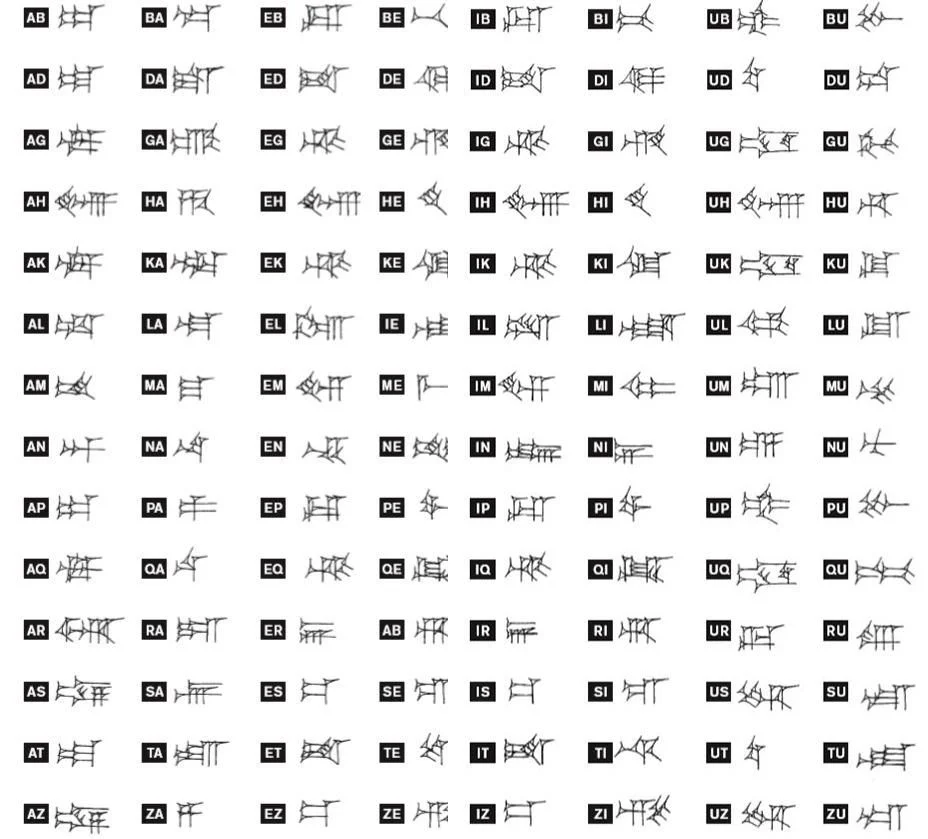
#> input picture deployment/s3_files/prompts/cuneiform_analyzer/few-shot-images/Cuneiform-chart-without-simple-vowels-928x839.webp, 928 x 839 px; its folder holds only this picture in this run
$ python -i enhancement_tools.py   (imports and definitions only)   (older library calls are emulated)
#> lines starting #> are read from the running program, lines starting #| are printed output that depends on the picture
"""
Enhancement Tools for Agentic Image Enhancement
=================================================

Modular, individually-callable image operations designed to be invoked
by a vision LLM through tool use. Each operation:

  - Accepts a numpy array (RGB) and parameters
  - Supports optional region-based application (normalized 0-1 coords)
  - Returns the modified image as a numpy array (RGB)

These are the "hands" the LLM uses to manipulate images. The LLM acts
as the "eyes and brain" — deciding which tools to call, in what order,
and with what parameters based on its visual assessment.

Architecture:
    ┌─────────────────┐
    │  Vision LLM     │  ← Sees image, decides what's wrong
    │  (Claude, etc.) │
    └────────┬────────┘
             │ tool_use: enhance_image(operations=[...])
             ▼
    ┌─────────────────┐
    │ Enhancement     │  ← Executes requested operations
    │ Tools (this)    │
    └────────┬────────┘
             │ returns enhanced image
             ▼
    ┌─────────────────┐
    │  Vision LLM     │  ← Compares original vs enhanced
    │  (comparison)   │
    └─────────────────┘

Author: BADGERS Document Processing Pipeline
"""

from dataclasses import dataclass
from typing import Optional, Tuple, List, Dict, Any, Union, cast
from pathlib import Path
import logging
import base64
import cv2
import numpy as np
from PIL import Image, ImageEnhance

logger = logging.getLogger(__name__)


# =============================================================================
# Data Classes
# =============================================================================


@dataclass
class Region:
    """
    Normalized bounding box region (0.0 to 1.0 coordinates).

    This allows the LLM to specify regions using the same coordinate
    system it uses for spatial reasoning — no pixel math needed.

    Example:
        Region(x1=0.0, y1=0.0, x2=0.5, y2=0.5)  → top-left quadrant
        Region(x1=0.0, y1=0.0, x2=1.0, y2=1.0)  → full image (default)
    """

    x1: float = 0.0
    y1: float = 0.0
    x2: float = 1.0
    y2: float = 1.0

    # [8 lines left out: function to_pixels, not called in this run]

    def is_full_image(self) -> bool:
        """Check if this region covers the entire image (0,0 to 1,1)."""
        return self.x1 <= 0.0 and self.y1 <= 0.0 and self.x2 >= 1.0 and self.y2 >= 1.0


@dataclass
class OperationResult:
    """Result of a single enhancement operation."""

    operation: str
    parameters: Dict[str, Any]
    region: Optional[Region] = None
    notes: str = ""


@dataclass
class EnhancementPlan:
    """
    The LLM's assessment and planned operations.

    This is what gets returned from the assessment step,
    before any operations are executed.
    """

    assessment: str  # LLM's description of image issues
    operations: List[Dict[str, Any]]  # Ordered list of operations to apply
    confidence: float  # 0-1, how confident the LLM is this will help
    skip_enhancement: bool = False  # If True, original is already good enough


# =============================================================================
# Image I/O Helpers
# =============================================================================


# [351 lines left out: functions load_image, image_to_base64, save_image, _apply_to_region, adjust_contrast, adjust_brightness and 4 more, not called in this run]


def equalize_histogram(image: np.ndarray, intensity: float = 0.5) -> np.ndarray:
    """
    Global histogram equalization on the luminance channel.

    More aggressive than CLAHE — spreads the full tonal range evenly.
    Good for severely faded documents, but can blow out details in
    documents that already have decent contrast. The LLM should prefer
    adjust_contrast (CLAHE) for most cases and reserve this for
    heavily degraded material.

    Args:
        image: RGB numpy array
        intensity: Blend factor (0.0 = original, 1.0 = fully equalized)

    Returns:
        Equalized image
    """
#> called with intensity = 0.5
    if intensity <= 0.01:
        return image

    lab = cv2.cvtColor(image, cv2.COLOR_RGB2LAB)
#> lab: shape (839, 928, 3); mean of channels 0, 1, 2 233.7, 128.1, 128
    l_ch, a_ch, b_ch = cv2.split(lab)

    equalized_l = cv2.equalizeHist(l_ch)
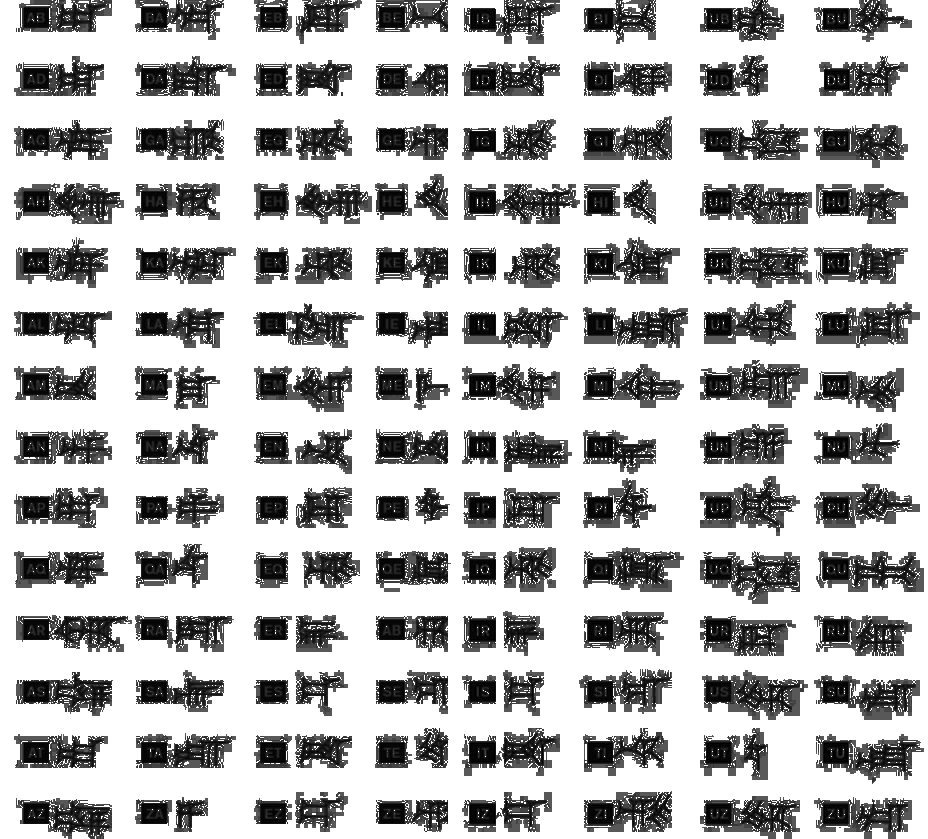
#> equalized_l: shape (839, 928); min 0, max 255, mean 182.9

    # Blend based on intensity
    l_blended = cv2.addWeighted(l_ch, 1 - intensity, equalized_l, intensity, 0)
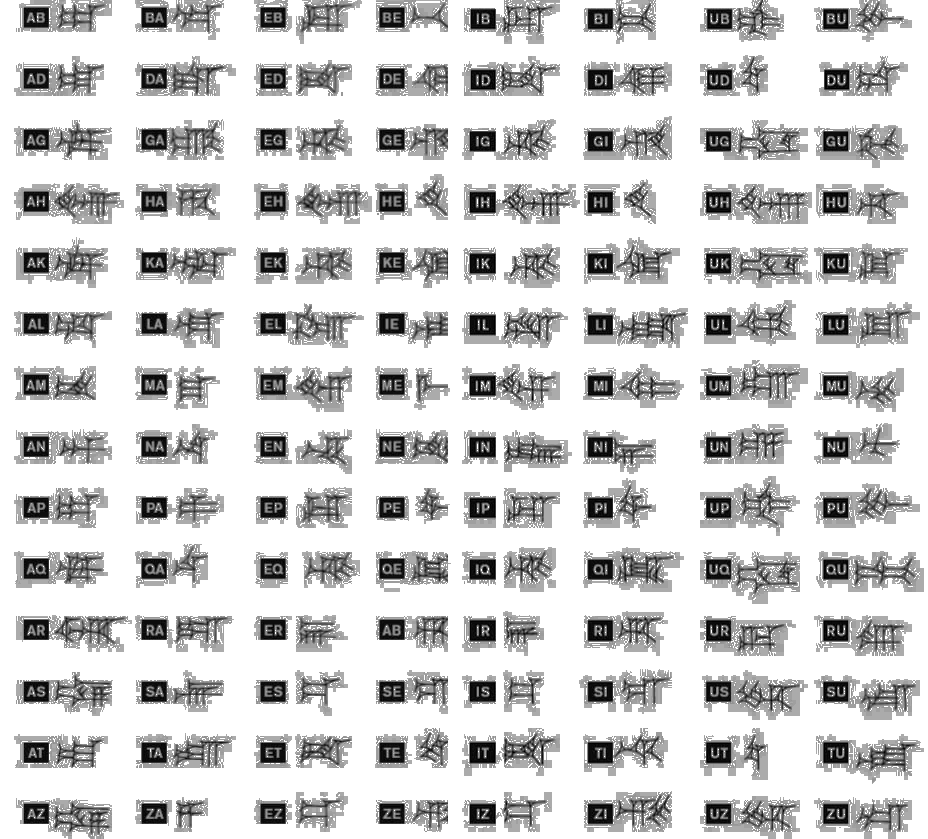
#> l_blended: shape (839, 928); min 0, max 255, mean 208.2

    lab = cv2.merge([l_blended, a_ch, b_ch])
#> lab: shape (839, 928, 3); mean of channels 0, 1, 2 208.2, 128.1, 128
    return cv2.cvtColor(lab, cv2.COLOR_LAB2RGB)


# [298 lines left out: functions auto_crop, invert, remove_background_stains, desaturate, threshold, levels, not called in this run]


OPERATIONS = {
    "contrast": adjust_contrast,
    "brightness": adjust_brightness,
    "sharpen": sharpen,
    "denoise": denoise,
    "deskew": deskew,
    "white_balance": white_balance,
    "equalize_histogram": equalize_histogram,
    "auto_crop": auto_crop,
    "invert": invert,
    "remove_stains": remove_background_stains,
    "desaturate": desaturate,
    "threshold": threshold,
    "levels": levels,
}


# [126 lines left out: functions execute_operations, analyze_image, not called in this run]

>>> import cv2
>>> picture = cv2.cvtColor(cv2.imread('../../../s3_files/prompts/cuneiform_analyzer/few-shot-images/Cuneiform-chart-without-simple-vowels-928x839.webp'), cv2.COLOR_BGR2RGB)
>>> result = equalize_histogram(picture)
